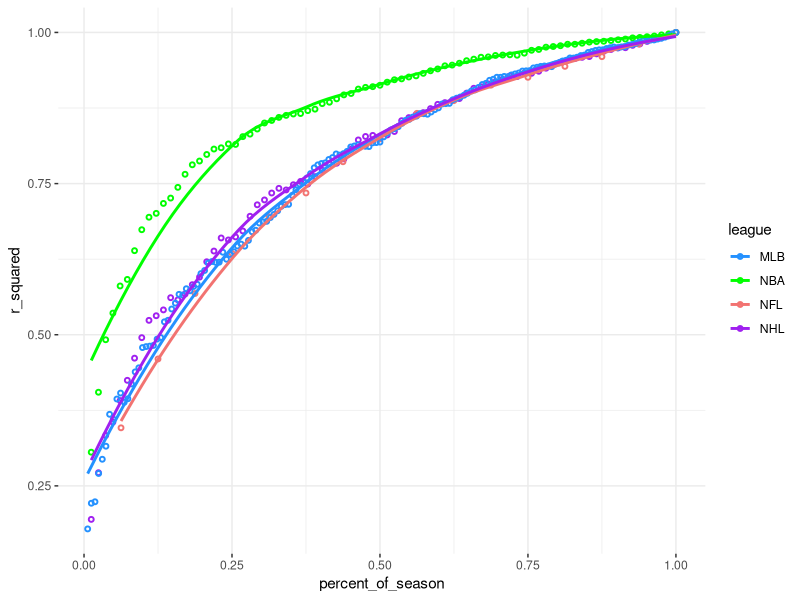
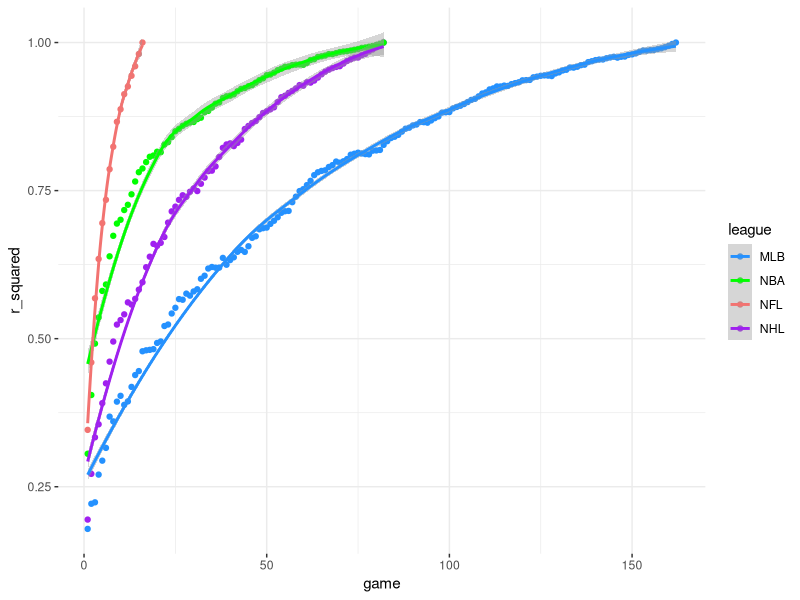

Here is the R script that generated these plots, in order:
library(ggplot2)
library(dplyr)
library(tidyr)

colors = c("#2491ff", "green", "#F27371", "purple")

nhl = read.csv("nhl/NHL_r_squared_table.csv") %>% 
  rename(NHL = r_squared) %>% 
  mutate(percent_of_season = game/82)
nba = read.csv("nba/NBA_r_squared_table.csv") %>% 
  rename(NBA = r_squared) %>% 
  mutate(percent_of_season = game/82)
nfl = read.csv("nfl/NFL_r_squared_table.csv") %>% 
  rename(NFL = r_squared) %>% 
  mutate(percent_of_season = game/16)
mlb = read.csv("mlb/MLB_r_squared_table.csv") %>% 
  rename(MLB = r_squared) %>% 
  mutate(percent_of_season = game/162)

leagues_percent = full_join(nhl, nba, by="percent_of_season") %>% 
  full_join( nfl, by="percent_of_season") %>% 
  full_join( mlb, by="percent_of_season") %>% 
  gather(league, r_squared, `NHL`, `NBA`, `NFL`, `MLB`) 

leagues_percent = leagues_percent[,c("league", "r_squared", "percent_of_season")] %>% 
  filter(!is.na(r_squared))

ggplot(data=leagues_percent, aes(x = percent_of_season, y = r_squared, color = league)) +
  geom_point(shape=21, size = 1, stroke = 1) + stat_smooth(se=F) + 
  theme_bw() + theme(panel.border = element_blank()) + 
  scale_color_manual(values = colors)

leagues_by_game = full_join(nhl, nba, by="game") %>% 
  full_join( nfl, by="game") %>% 
  full_join( mlb, by="game") %>% 
  gather(league, r_squared, `NHL`, `NBA`, `NFL`, `MLB`)

leagues_by_game = leagues_by_game[,c("league", "r_squared", "game")] %>% 
  filter(!is.na(r_squared))


ggplot(data=leagues_by_game, aes(x = game, y = r_squared, color = league)) +
  geom_point() + stat_smooth() + 
  theme_bw() + theme(panel.border = element_blank()) + 
  scale_color_manual(values = colors)
